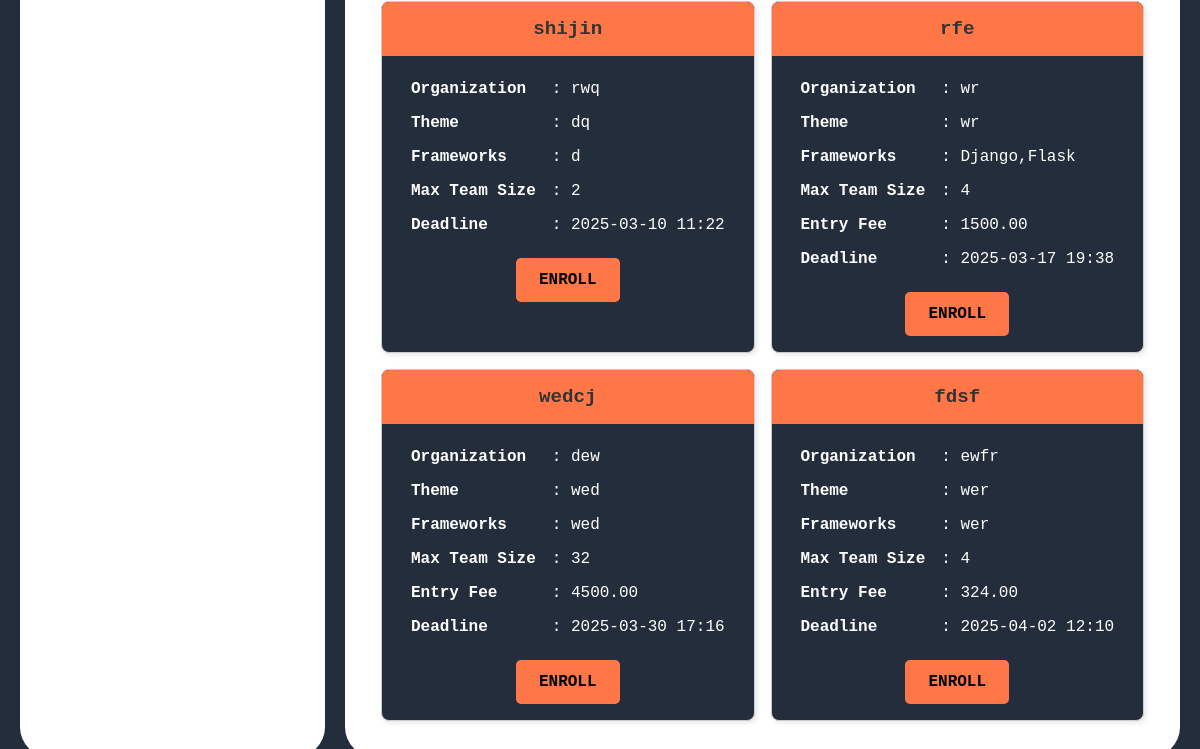
The app's page /competitor/find_group_events/ (lower part), older data.
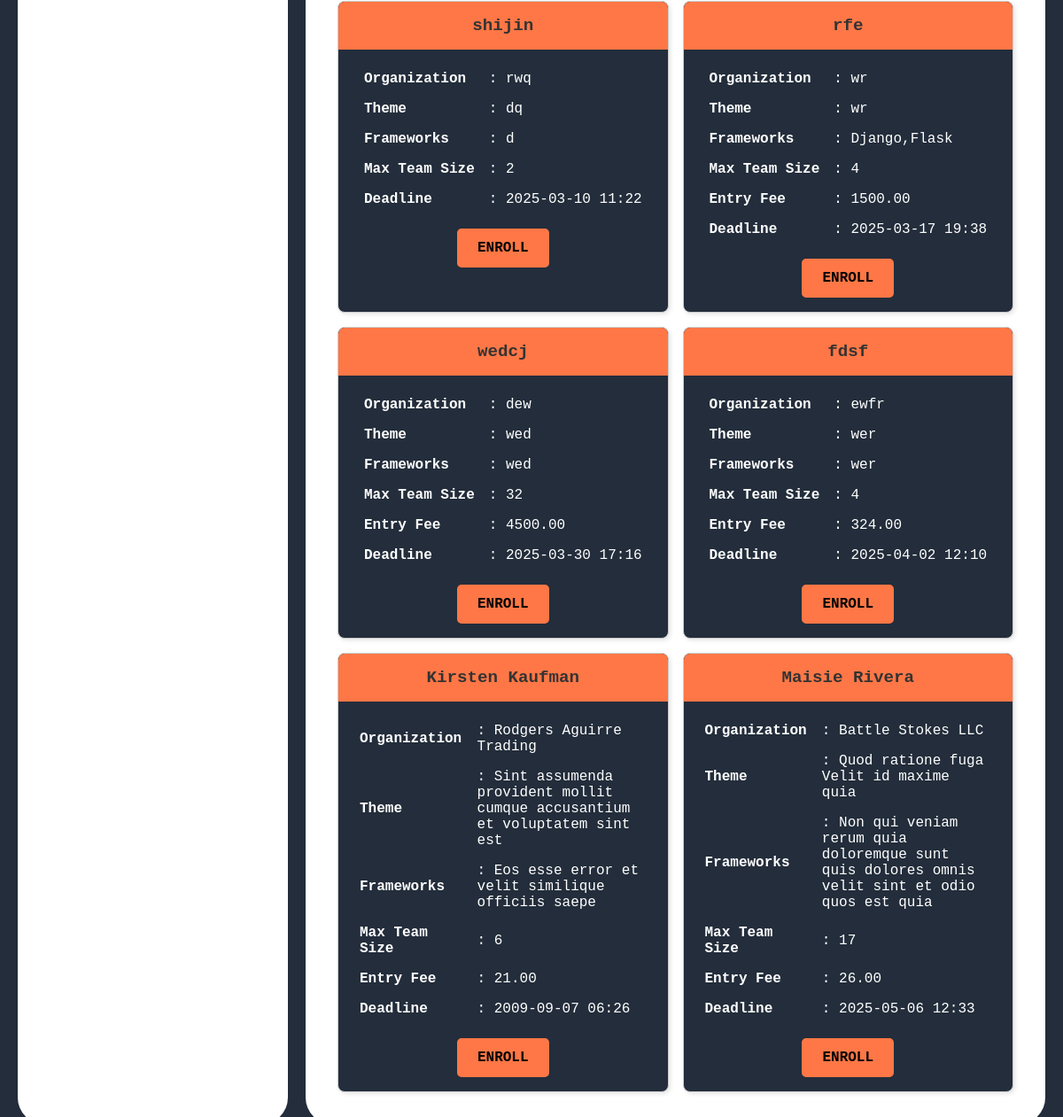
The same page, newer data.
### host/models.py (models this page shows, shortened)
class GroupEvent(models.Model):
    hackathon_name = models.CharField(max_length=200)
    organization = models.CharField(max_length=200)
    theme = models.CharField(max_length=200)
    frameworks = models.CharField(max_length=300)
    max_team_size = models.IntegerField()
    last_submission_datetime = models.DateTimeField()
    evaluation_criteria = models.TextField()
    created_by = models.ForeignKey(settings.AUTH_USER_MODEL, on_delete=models.CASCADE, related_name="group_events")
    entry_fee = models.DecimalField(max_digits=10, decimal_places=2, default=0.00)

### competitor/views.py (the view)
# urls.py: path('find_group_events/',views.find_group_events,name='find_group_events'),
def find_group_events(request):
    group_events = GroupEvent.objects.all()
    return render(request,'competitor/find_group_events.html',{"group_events":group_events})

### templates/competitor/find_group_events.html (shortened to what this page needs)
{% extends "competitor/competitor_dashboard.html" %}
{% block right_div %}
{% if group_events %}
                <div class="cards-container" style="display: grid; grid-template-columns: repeat(2, 1fr); gap: 16px;">
                    {% for event in group_events %}
                        <div class="card" >
                            <div class="hackathon_name">
                                {{ event.hackathon_name }}
                            </div>
                            <div style="padding: 16px; text-align: center;">
                                <table style="margin: 0 auto; text-align: left; border-collapse: collapse;color:white;">
                                    <tr>
                                        <td style="padding: 8px;"><strong>Organization</strong></td>
                                        <td style="padding: 8px;">: {{ event.organization }}</td>
                                    </tr>
                                    <tr>
                                        <td style="padding: 8px;"><strong>Theme</strong></td>
                                        <td style="padding: 8px;">: {{ event.theme }}</td>
                                    </tr>
                                    <tr>
                                        <td style="padding: 8px;"><strong>Frameworks</strong></td>
                                        <td style="padding: 8px;">: {{ event.frameworks }}</td>
                                    </tr>
                                    <tr>
                                        <td style="padding: 8px;"><strong>Max Team Size</strong></td>
                                        <td style="padding: 8px;">: {{ event.max_team_size }}</td>
                                    </tr>
                                    {% if  event.entry_fee != 0 %}
                                    <tr>
                                        <td style="padding: 8px;"><strong>Entry Fee</strong></td>
                                        <td style="padding: 8px;">: {{ event.entry_fee }}</td>
                                    </tr>
                                    {%endif%}
                                    <tr>
                                        <td style="padding: 8px;"><strong>Deadline</strong></td>
                                        <td style="padding: 8px;">: {{ event.last_submission_datetime|date:"Y-m-d H:i" }}</td>
                                    </tr>
                                </table>
                                <div style="text-align: center; margin-top: 16px;">
                                    <a href="{% url 'competitor:enroll_in_event' event.id %}" class="btn-like">
                                        ENROLL
                                    </a>
                                </div>
                            </div>
                        </div>
                    {% endfor %}
                </div>
            {% else %}
                <p>No group events found. <a href="{% url 'host:create_group_event' %}">Create your first event!</a></p>
            {% endif %}
{% endblock right_div %}

Row changes from the older to the newer data that the page shows:
added GroupEvent: hackathon_name "Kirsten Kaufman", organization "Rodgers Aguirre Trading", theme "Sint assumenda provident mollit cumque accusantium et voluptatem sint est", frameworks "Eos esse error et velit similique officiis saepe", max_team_size "6", entry_fee "21.00", last_submission_datetime "2009-09-07 06:26"
added GroupEvent: hackathon_name "Maisie Rivera", organization "Battle Stokes LLC", theme "Quod ratione fuga Velit id maxime quia", frameworks "Non qui veniam rerum quia doloremque sunt quis dolores omnis velit sint et odio quos est quia", max_team_size "17", entry_fee "26.00", last_submission_datetime "2025-05-06 12:33"
